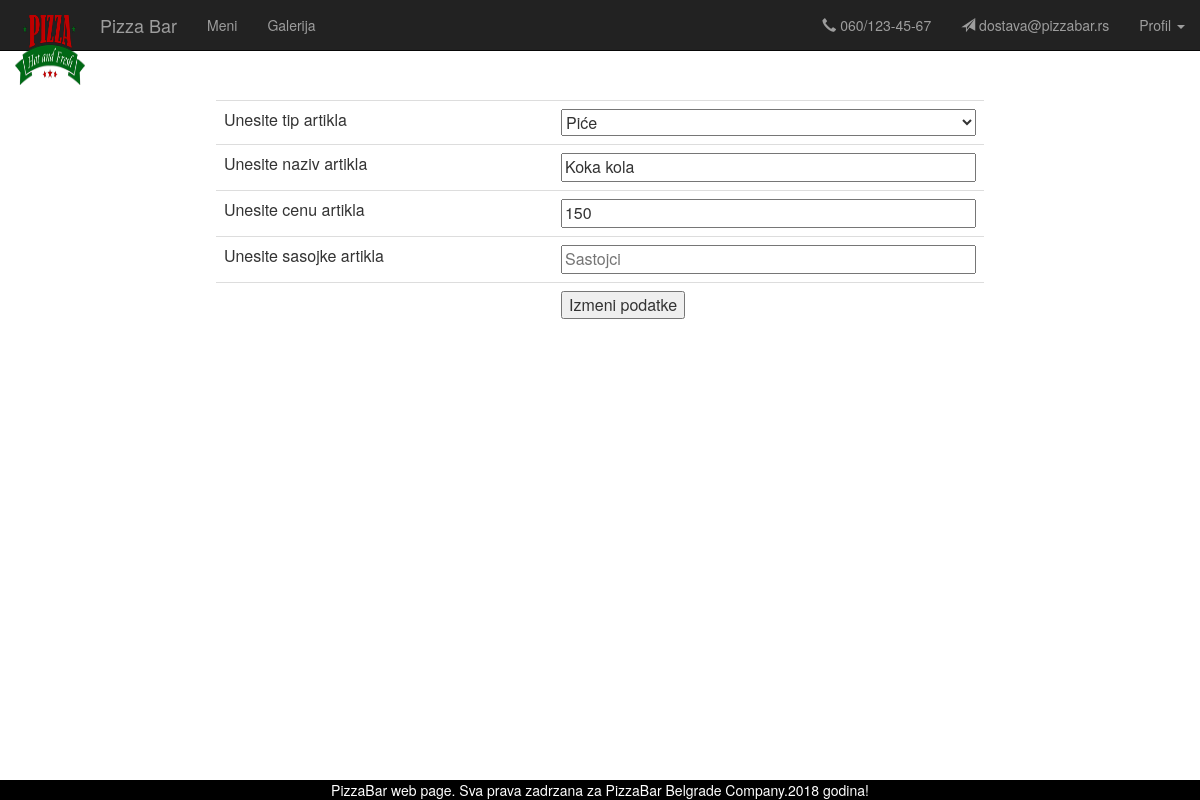
Page /izmeni_item.php?item_id=5 (signed in) on the committed database.
### tables this page shows
CREATE TABLE `meni` (
  `meni_number` int(11) NOT NULL,
  `type_it` int(11) NOT NULL,
  `name` varchar(50) NOT NULL,
  `price` int(11) NOT NULL,
  `materials` varchar(250) NOT NULL
);

CREATE TABLE `types` (
  `type_id` int(11) NOT NULL,
  `name` varchar(75) NOT NULL
);

### izmeni_item.php (the view, shortened to what this page needs)
<html>
<head>
	<link rel="stylesheet" href="https://maxcdn.bootstrapcdn.com/bootstrap/3.3.7/css/bootstrap.min.css">
	<link rel="stylesheet" type="text/css" href="style.css">
</head>
<body>
	<?php
		include "main_header.php";
		include "main_footer.php";
		include "db_int.php";
		$id_itema = $_GET['item_id'];
		$upit = "SELECT * from meni WHERE meni_number = $id_itema";
		$rezultat = mysqli_query($link, $upit) or die(mysqli_error($link));
		$typeId = "";
		$name = "";
		$price = "";
		$materials= "";
		if(mysqli_affected_rows($link) > 0){
			$red = mysqli_fetch_row($rezultat);
			$typeId = $red[1];
			$name = $red[2];
			$price = $red[3];
			$materials= $red[4];
		}
?>
<div id="left-side">
	<form action="#" method="POST" style="width: 80%; margin-left:10%;">
		<table class="table" style="width: 100%;">
			<tr>
				<td>Unesite tip artikla</td>
				<td>
					<select id="vrsta_artikla" name="vrsta_artikla" style="width: 100%;" required>
						<?php
							$upitZaVrste = "select * from types";
							$rezultatZaVrste = mysqli_query($link, $upitZaVrste) or die(mysqli_error($link));
							if($rezultatZaVrste->num_rows > 0)
							{
								while(($red = mysqli_fetch_row($rezultatZaVrste)) != null)
								{
									echo "<option value='$red[0]'";
									echo $typeId == $red[0] ? ' selected="selected"' : "";
									echo " >$red[1]</option>";
								}
							}
						?>
					</select>
				</td>
			</tr>
			<tr>
				<td>Unesite naziv artikla</td>
				<td>
					<input type="text" id="naziv" name="naziv" placeholder="Naziv artikla" style="width: 100%;" value="<?php echo $name; ?>" required>
				</td>
			</tr>
			<tr>
				<td>Unesite cenu artikla</td>
				<td>
					<input type="text" id="cena" min="0" name="cena" placeholder="Cena" style="width: 100%;" value="<?php echo $price; ?>" required>
				</td>
			</tr>
			<tr>
				<td>Unesite sasojke artikla</td>
				<td>
					<input type="text" id="materials" name="materials" style="width: 100%;" placeholder="Sastojci" value="<?php echo $materials; ?>">
				</td>
			</tr>
			<tr>
				<td></td>
				<td>
					<button type="submit" id="submit" name="submit">Izmeni podatke</button>
				</td>
			</tr>
</body>
</html>

### style.css (style rules this page uses)
#left-side { margin-top: 100px; width: 80%; margin-left: 10%; margin-right: 10%; margin-bottom: 50px; height: 100px; text-align: justify; display: inline-block; }

### rows in the picture
meni: vrsta_artikla "Piće", naziv "Koka kola", cena "150"
